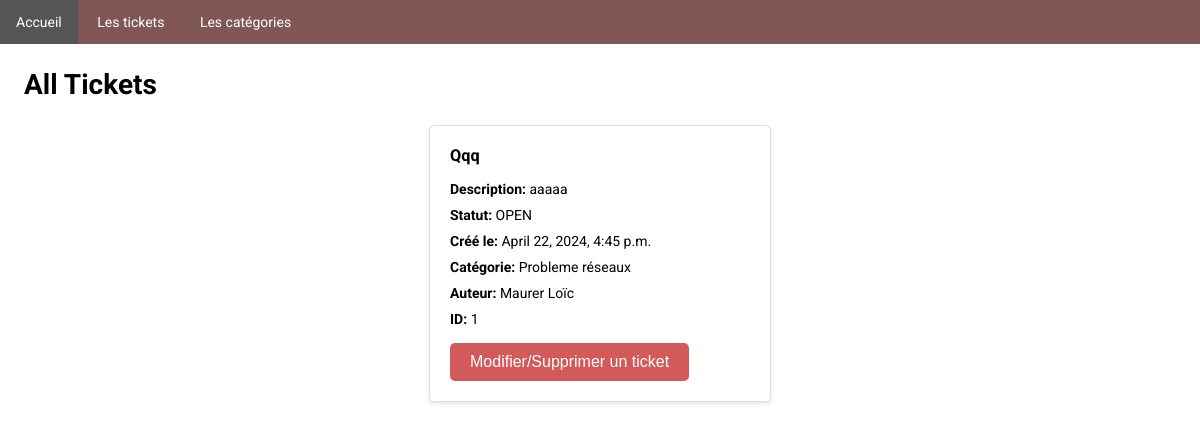
Page /ticket/index/ on the earlier database version.
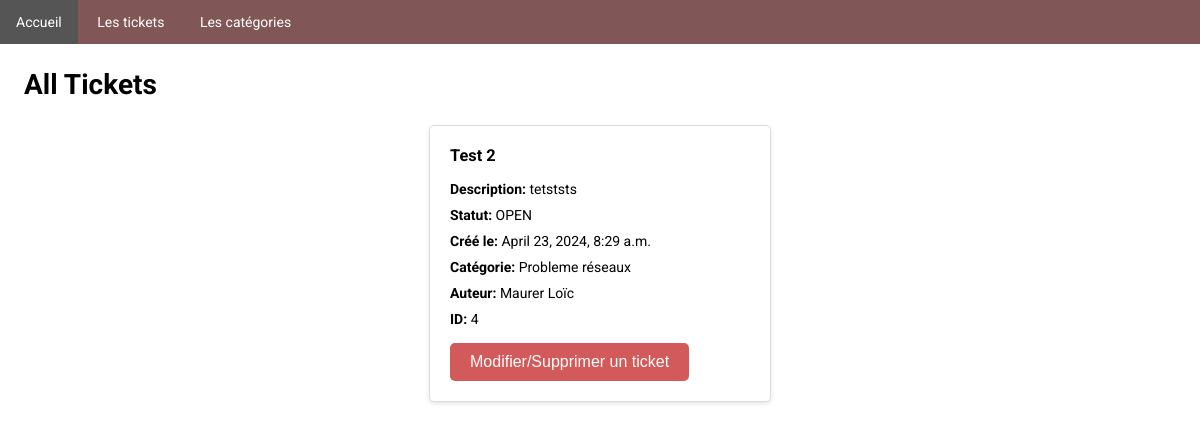
Same page on the later database version.
### ticket/models.py (models this page shows, shortened)
class Ticket(models.Model):
    title = models.CharField(max_length=200)
    description = models.TextField()
    created_at = models.DateTimeField(auto_now_add=True)
    updated_at = models.DateTimeField(auto_now=True)
    author = models.CharField(max_length=200)
    status_choices = (
        ('OPEN', 'Open'),
        ('IN_PROGRESS', 'In Progress'),
        ('CLOSED', 'Closed'),
    )
    status = models.CharField(max_length=20, choices=status_choices, default='OPEN')
    category = models.ForeignKey(Category, on_delete=models.CASCADE)

class Category(models.Model):
    name = models.CharField(max_length=200)
    description = models.TextField()
    priority_choices = (
        (1, 'Low'),
        (2, 'Medium'),
        (3, 'High'),
    )
    priority = models.IntegerField(choices=priority_choices, default=1)
    def __str__(self):
        return self.name

### ticket/views.py (the view)
# urls.py: path('index/', views.index, name='index'),
def index(request):
    tickets = Ticket.objects.all()
    return render(request, 'ticket/index.html', {'tickets': tickets})

### ticket/templates/ticket/index.html (shortened to what this page needs)
{% extends 'ticket/main.html' %}
{% block content %}
    <h1>All Tickets</h1>
    <div class="ticket-container">
        {% for ticket in tickets %}
            <div class="ticket">
                <h3>{{ ticket.title }}</h3>
                <p><strong>Description:</strong> {{ ticket.description }}</p>
                <p><strong>Statut:</strong> {{ ticket.status }}</p>
                <p><strong>Créé le:</strong> {{ ticket.created_at }}</p>
                <p><strong>Catégorie:</strong> {{ ticket.category }}</p>
                <p><strong>Auteur:</strong> {{ ticket.author }}</p>
                <p><strong>ID:</strong> {{ ticket.id }}</p>
                <a href="{% url 'ticket:search_ticket' %}" class="index-input">
                    <input type="button" value="Modifier/Supprimer un ticket">
                </a>
            </div>
        {% endfor %}
    </div>
{% endblock %}

Differences in the rows shown:
removed Ticket: title "Qqq", description "aaaaa", status "OPEN", created_at "April 22, 2024, 4:45 p.m.", category "Probleme réseaux", author "Maurer Loïc", id "1"
added Ticket: title "Test 2", description "tetststs", status "OPEN", created_at "April 23, 2024, 8:29 a.m.", category "Probleme réseaux", author "Maurer Loïc", id "4"
